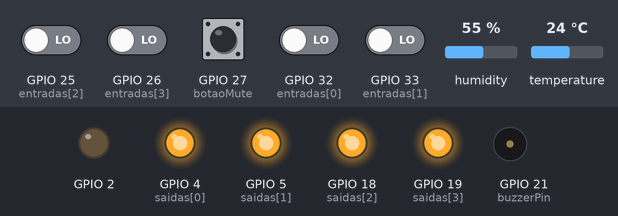
Recording of a sketch running on a simulated ESP32. Parts: output pins drawn as LEDs (lit = HIGH), buzzer (waves = sounding). Dashed ring = blinking. The test bench sets the inputs (shaded band); at power-on: GPIO 25 (entradas[2]), GPIO 26 (entradas[3]), GPIO 27 (botaoMute), GPIO 32 (entradas[0]), GPIO 33 (entradas[1]) LOW, humidity 55 %, temperature 24 °C. WiFi joins after 1.5 s; servers stay silent unless stated; storage starts empty; what the sketch prints to the serial monitor is not drawn.

Above: at 2.7 s.
2.8 s: GPIO 25 (entradas[2]) driven HIGH
At 3.12 s:
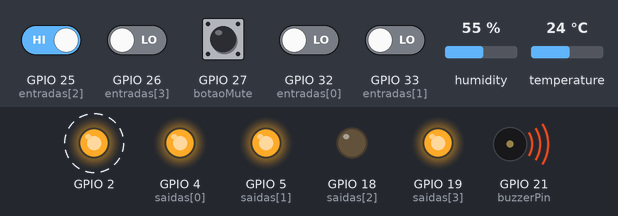
6.3 s: GPIO 26 (entradas[3]) driven HIGH
At 6.95 s:
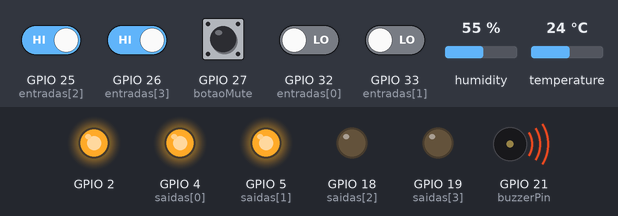
9.8 s: GPIO 32 (entradas[0]) driven HIGH
At 10.75 s:
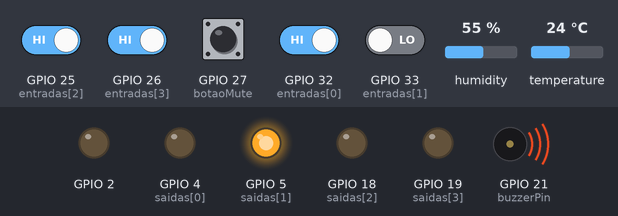
13.3 s: GPIO 33 (entradas[1]) driven HIGH
At 13.62 s:
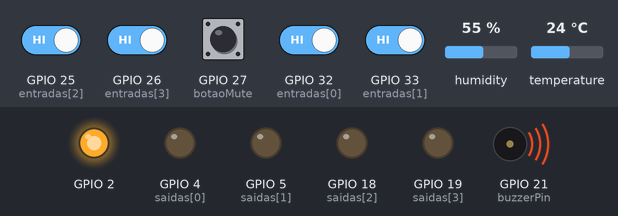
16.8 s: GPIO 25 (entradas[2]) driven LOW
At 18.4 s:
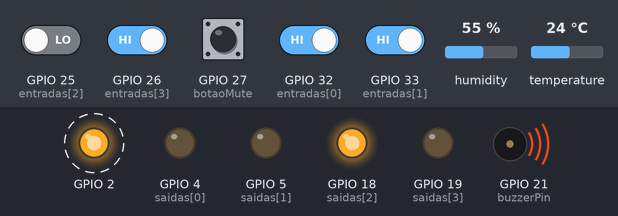
20.3 s: GPIO 26 (entradas[3]) driven LOW
At 21.25 s:
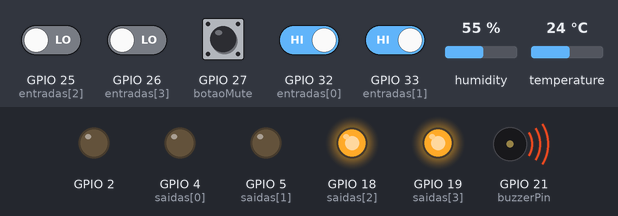
Timing chart, 0 to 24.8 s (numbered marks = the images above; inputs shaded):
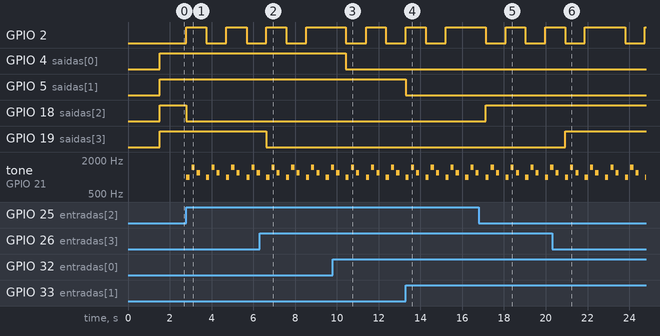

The sketch:

quadro_de_chamadas.ino
```cpp
#include <WiFi.h>
#include <WebServer.h>
#include <DHT.h>
#include <FS.h>
#include <SPIFFS.h>

#define SSID "PLT-DIR"
#define PASSWORD "epaminondas"

#define DHTPIN 15
#define DHTTYPE DHT11
DHT dht(DHTPIN, DHTTYPE);

WebServer server(80);

const int entradas[4] = {32, 33, 25, 26};
const int saidas[4] = {4, 5, 18, 19};
const int buzzerPin = 21;
const int botaoMute = 27;

bool buzzerAtivo = false;
unsigned long buzzerDesligadoAte = 0;

// =================================================
// Classe Pisca quando algum box chama a enfermagem
// =================================================
class Pisca {
  private:
    int pino;
    unsigned long intervaloPrincipal;
    unsigned long intervaloPisca;
    unsigned long tempoAnterior;
    unsigned long tempoPisca;
    int estadoPisca;
    bool habilitado;

  public:
    Pisca(int pinoSaida, unsigned long intervalo, unsigned long intervaloEntrePiscas) {
      pino = pinoSaida;
      intervaloPrincipal = intervalo;
      intervaloPisca = intervaloEntrePiscas;
      tempoAnterior = 0;
      tempoPisca = 0;
      estadoPisca = 0;
      habilitado = false;
      pinMode(pino, OUTPUT);
      digitalWrite(pino, LOW);
    }

    void ativar() {
      habilitado = true;
    }

    void desligar() {
      habilitado = false;
      digitalWrite(pino, LOW);
      estadoPisca = 0;
    }

    void atualizar() {
      if (!habilitado) return;

      unsigned long agora = millis();

      if (estadoPisca == 0 && agora - tempoAnterior >= intervaloPrincipal) {
        tempoAnterior = agora;
        estadoPisca = 1;
        tempoPisca = agora;
        digitalWrite(pino, HIGH);
      }

      if (estadoPisca > 0 && agora - tempoPisca >= intervaloPisca) {
        tempoPisca = agora;
        if (estadoPisca % 2 == 1) {
          digitalWrite(pino, LOW);
        } else {
          digitalWrite(pino, HIGH);
        }
        estadoPisca++;

        if (estadoPisca > 6) {
          estadoPisca = 0;
        }
      }
    }
};

// =================================================
// Função para ler arquivos do SPIFFS
// =================================================
bool handleFileRead(String path) {
  if (path.endsWith("/")) path += "index.html";

  String contentType = "text/plain";
  if (path.endsWith(".html")) contentType = "text/html";
  else if (path.endsWith(".css")) contentType = "text/css";
  else if (path.endsWith(".js")) contentType = "application/javascript";
  else if (path.endsWith(".png")) contentType = "image/png";

  if (SPIFFS.exists(path)) {
    File file = SPIFFS.open(path, "r");
    server.streamFile(file, contentType);
    file.close();
    return true;
  }
  return false;
}

// =================================================
// Função para gerar JSON do status
// =================================================
String getJsonAsString(float temperatura, float umidade){
  String json = "{";
  json += "\"temperatura\":" + String(temperatura, 1) + ",";
  json += "\"umidade\":" + String(umidade, 1) + ",";
  json += "\"buzzer\":" + String(buzzerAtivo ? "true" : "false") + ",";
  for (int i = 0; i < 4; i++) {
    json += "\"entrada" + String(i + 1) + "\":" + String(digitalRead(entradas[i]) ? "true" : "false");
    if (i < 3) json += ",";
  }
  json += "}";
  return json;
}

// =================================================
// Parâmetros do pisca
// =================================================
Pisca pisca(2, 1000, 200); // Pino 2, intervalo de 1s, piscadas de 200ms

// =================================================
// Setup
// =================================================
void setup() {
  Serial.begin(115200);
  WiFi.begin(SSID, PASSWORD);
  while (WiFi.status() != WL_CONNECTED) {
    delay(500);
    Serial.print(".");
  }
  Serial.println();
  Serial.println("WiFi conectado");
  Serial.print("IP atribuído: ");
  Serial.println(WiFi.localIP());

  dht.begin();

  if (!SPIFFS.begin(true)) {
    Serial.println("❌ Falha ao montar SPIFFS");
    return;
  }
  Serial.println("✅ SPIFFS montado com sucesso");

  Serial.println("Arquivos SPIFFS disponíveis:");
  File root = SPIFFS.open("/");
  if (!root || !root.isDirectory()) {
    Serial.println("Erro ao abrir diretório raiz SPIFFS.");
  } else {
    File file = root.openNextFile();
    while (file) {
      Serial.print("  ");
      Serial.println(file.name());
      file = root.openNextFile();
    }
  }

  for (int i = 0; i < 4; i++) {
    pinMode(entradas[i], INPUT_PULLDOWN);
    pinMode(saidas[i], OUTPUT);
  }
  pinMode(buzzerPin, OUTPUT);
  pinMode(botaoMute, INPUT_PULLDOWN);

  server.on("/status.json", []() {
    float temperatura = dht.readTemperature();
    float umidade = dht.readHumidity();
    String json = getJsonAsString(temperatura, umidade);
    Serial.println(json);
    server.send(200, "application/json", json);
  });

  server.on("/mute", []() {
    buzzerDesligadoAte = millis() + 60000;
    digitalWrite(buzzerPin, LOW);
    buzzerAtivo = false;
    server.send(200, "text/plain", "Buzzer desativado por 1 minuto");
  });

  server.serveStatic("/", SPIFFS, "/");

  server.onNotFound([]() {
    if (!handleFileRead(server.uri())) {
      server.send(404, "text/plain", "Not found");
    }
  });

  server.begin();
}

// =================================================
// Loop principal
// =================================================
void loop() {
  server.handleClient();
  bool algumaEntradaAtiva = false;

  // Verifica entradas e ativa saídas
  for (int i = 0; i < 4; i++) {
    bool estado = digitalRead(entradas[i]);
    digitalWrite(saidas[i], estado ? LOW : HIGH);
    if (estado) {
      algumaEntradaAtiva = true;
    }
  }

  // Controle do pisca
  if (algumaEntradaAtiva) {
    pisca.ativar();
  } else {
    pisca.desligar();
  }

  pisca.atualizar();

  // Verifica botão de mute
  if (digitalRead(botaoMute) == HIGH) {
    buzzerDesligadoAte = millis() + 60000;
    digitalWrite(buzzerPin, LOW);
    buzzerAtivo = false;
  }

  // Controle do buzzer
  if (millis() > buzzerDesligadoAte) {
    if (algumaEntradaAtiva) {
      tocarAlertaSonoro();
      buzzerAtivo = true;
    } else {
      noTone(buzzerPin);
      buzzerAtivo = false;
    }
  } else {
    digitalWrite(buzzerPin, LOW);
    buzzerAtivo = false;
  }

  // Exibe temperatura e umidade a cada 5s na Serial
  static unsigned long ultimaLeituraSerial = 0;
  if (millis() - ultimaLeituraSerial > 5000) {
    ultimaLeituraSerial = millis();
    float temp = dht.readTemperature();
    float umid = dht.readHumidity();

    if (isnan(temp) || isnan(umid)) {
      Serial.println("❌ Erro ao ler do sensor DHT!");
    } else {
      Serial.print("🌡️ Temp: ");
      Serial.print(temp);
      Serial.print(" °C\t");
      Serial.print("💧 Umidade: ");
      Serial.print(umid);
      Serial.println(" %");
    }
  }
}

// =================================================
// Função do alerta sonoro
// =================================================
void tocarAlertaSonoro() {
  tone(buzzerPin, 1000); delay(150); noTone(buzzerPin); delay(100);
  tone(buzzerPin, 1500); delay(150); noTone(buzzerPin); delay(100);
  tone(buzzerPin, 1200); delay(150); noTone(buzzerPin); delay(300);
}
```

Measured:
- after the input at 2.8 s, GPIO 2: alternates HIGH for 0.96 s and LOW for 0.95 s, starting at once; GPIO 18 (saidas[2]): HIGH → LOW at once; tone on GPIO 21 (buzzerPin): silent → 1000 Hz at once, then repeats every 0.95 s: silent 0.10 s, 1500 Hz 0.15 s, silent 0.10 s, 1200 Hz 0.15 s, silent 0.30 s, 1000 Hz 0.15 s
- after the input at 6.3 s, GPIO 19 (saidas[3]): HIGH → LOW after 0.33 s
- after the input at 9.8 s, GPIO 4 (saidas[0]): HIGH → LOW after 0.63 s
- after the input at 13.3 s, GPIO 5 (saidas[1]): HIGH → LOW at once
- after the input at 16.8 s, GPIO 18 (saidas[2]): LOW → HIGH after 0.33 s
- after the input at 20.3 s, GPIO 19 (saidas[3]): LOW → HIGH after 0.63 s
